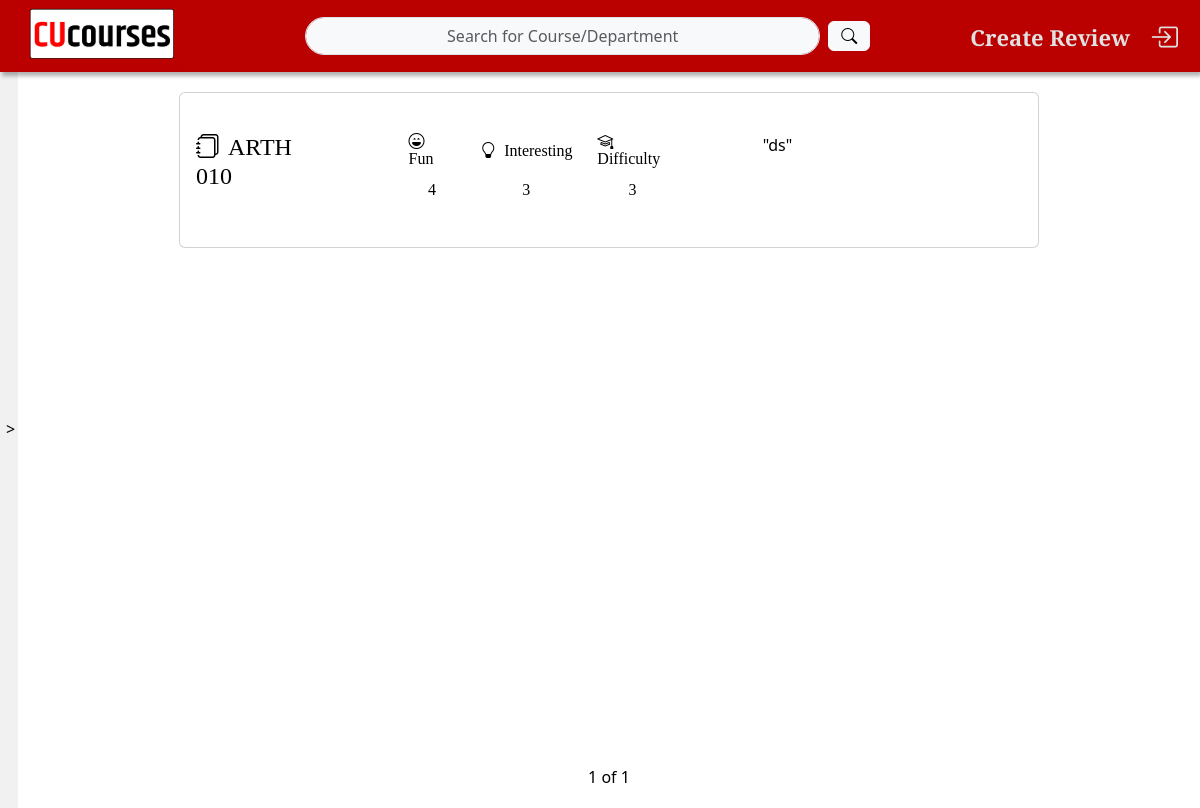
Before: /search/?search_terms=History&page=1 with the older database file.
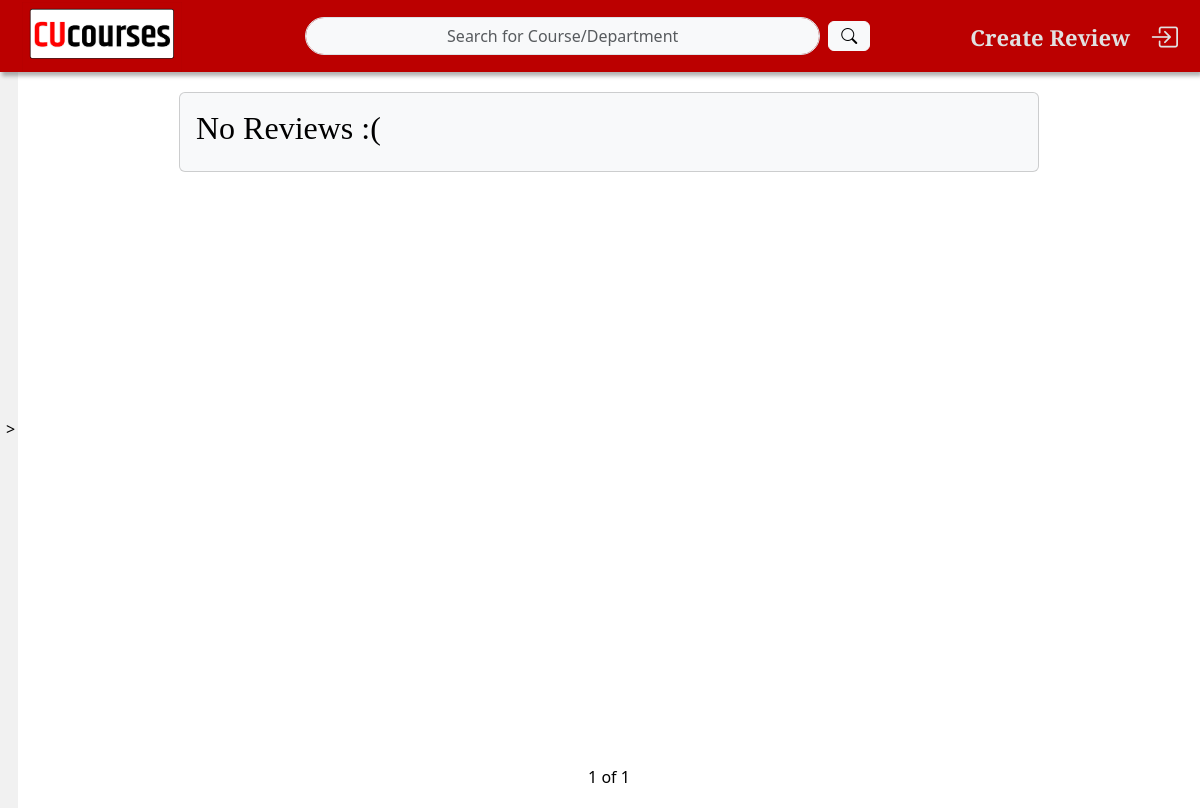
After: the same page with the newer database file.
### reviews/models.py (models this page shows)
class review(models.Model):
    user = models.ForeignKey(User, on_delete=models.CASCADE, default="Anonymous")
    course = models.ForeignKey(course,on_delete=models.CASCADE,null=True)
    instructor = models.CharField(max_length=30)
    reviewText = models.TextField(max_length=800, null=False)
    anon = models.BooleanField(default=True)
    created = models.DateTimeField(auto_now_add=True)
    textbook = models.BooleanField(default=True)
    CHOICES = (
        ('1', '1'),
        ('2', '2'),
        ('3', '3'),
        ('4', '4'),
        ('5', '5'),
    )
    fun = models.CharField(max_length=1, choices=CHOICES,default='3')
    interesting = models.CharField(max_length=1, choices=CHOICES,default='3')
    difficult = models.CharField(max_length=1, choices=CHOICES,default='3')
    def __str__(self):
        return str(self.course)
    def snippet (self):
        if len(self.reviewText)>151:
            return "\"" + self.reviewText[:150] + "...\""
        else:
            return "\"" + self.reviewText + "\""
    class Meta:
        ordering = ['created']

class course(models.Model):
    courseCode = models.CharField(max_length=10)
    courseName = models.CharField(max_length=40)
    dept = models.ForeignKey(department,on_delete=models.CASCADE,null=True)
    def __str__(self):
        return self.courseCode

### reviews/views.py (the view)
# urls.py: path('search/', searchReviews.as_view(), name='search_reviews'),
class searchReviews(ListView):
    model = review
    context_object_name = "reviews"
    template_name = "reviews/searchReviews.html"
    paginate_by = 15
    def get_context_data(self, *args, **kwargs):
        context = super().get_context_data(*args, **kwargs)
        context['searchterms'] = self.request.GET.get('search_terms').upper()
        context['depts'] = department.objects.all()
        return context
    def get_queryset(self):
        search_term = self.request.GET.get('search_terms')
        queryset = review.objects.filter(
            models.Q(course__courseCode__icontains=search_term) |
            models.Q(course__courseName__icontains=search_term) |
            models.Q(course__dept__deptName__icontains=search_term)
        )
        return queryset

### reviews/templates/reviews/searchReviews.html
<html>
    {% load static %}
    <link rel="stylesheet"  type="text/css" href="{% static 'allStyles.css' %}">
    <header>
        {% include "./navMenu.html" %}
    </header>
    <body>
        <div class="container-fluid-p-0 d-flex flex-row belowNav">
            <div class="sideContainer">
            {% include "./sideMenu.html" with title_phrase='All Reviews'%}
            </div>
            <div class="contentTable">
                {% include "./reviewTable.html" %}
            </div>
        </div>
    </body>
</html>

### reviews/templates/reviews/reviewTable.html (shortened to what this page needs)
{% load static %}
<div class ="reviewTable">
    <div class="container d-flex flex-column" style="height: 95%;">
        <div class="m-2" style="height: 100%; overflow-y: scroll;">
          <div class="card-deck">
            {% for review in reviews %}
            <div class="card mb-4" onclick="goToDetails('{% url 'review' review.id %}')">
              <div class="card-body text-black">
                <div class="row py-4">
                    <div class="col-2 justify-content-center">
                        <h4 class="card-title text"> <i class="bi bi-journals me-2"></i>{{ review }}</h4>
                    </div>
                    <div class="col-1"></div>
                    <div class="col-4">
                        <div class="row mb-1">
                            <div class="col-3 icon-container"><h6><i class="bi bi-emoji-laughing me-1"></i> Fun</h6></div>
                            <div class="col-5 icon-container"> <h6><i class="bi bi-lightbulb me-1"></i> Interesting</h6></div>
                            <div class="col-4 icon-container"><h6><i class="bi bi-mortarboard me-1"></i> Difficulty</h6></div>
                        </div>
                        <div class="row">
                            <div class="col-3 icon-container"> <h6>{{review.fun}}</h6></div>
                            <div class="col-5 icon-container"> <h6>{{review.interesting}}</h6></div>
                            <div class="col-4 icon-container"> <h6>{{review.difficult}}</h6></div>
                        </div>
                    </div>
                    <div class="col-1"></div>
                    <div class="col-4">
                        <p class="card-text"> {{ review.snippet }}</p>
                    </div>
                </div>
              </div>
            </div>
            {% empty %}
            <div class="card bg-light">
              <div class="card-body text-black">
                <h2 class="card-title">No Reviews :(</h2>
              </div>
            </div>
            {% endfor %}
          </div>
        </div>
      </div>
    <div class="row-xs pagination" style="height: 5%;">
            {{ page_obj.number }} of {{ page_obj.paginator.num_pages }}
    </div>
</div>

Changed rows visible on the page:
no longer on this page (row edited): review: course.courseCode "ARTH 010", fun "4", interesting "3", difficult "3", snippet "\"ds\""
Other visible differences:
text now shown: "No Reviews :("
